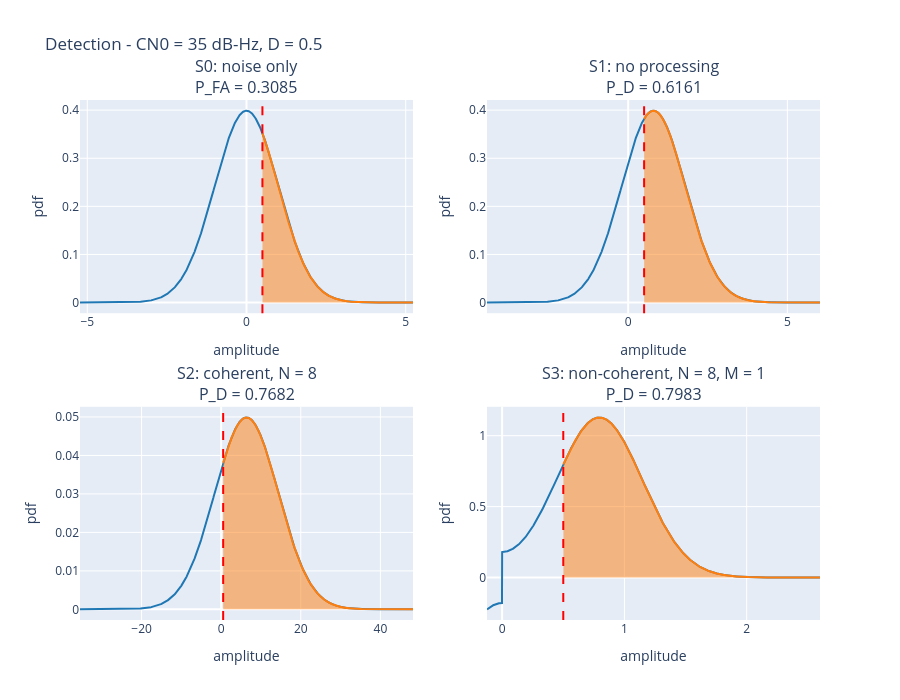

The notebook cell this image was saved under:
### Markdown cell above
## Probability of detection and false alarm


Now that we've discussed how SNR can be raised by integrating both coherently and non-coherently lets discuss what this means if we are trying to do detection.

We'll define the following terms

**Detection:** Accurately indicating that a signal is present in the environemnt 
**False Alarm:** Incorrectly indicating that a signal is present in the environment when there is only noise 

Lets design a very simple detection algorithm based on signal strength $S$ and detection threshold $D$

$$
\begin{cases}
\text{Detection}, & S > D,\\
\text{No detection}, & S \le D.
\end{cases}
$$

This algorithm is simple but instructive. 


So lets now mathematically define **Probablility of detection** as the probaility that the signal exists and we detect it. We can do this by integrating the probability distribution of the signal itself over the interval $\left[ D, \infty\right]$


$$
P_D = \int_D^{\infty} f_S(s \mid \text{Present})\, ds
$$

Where $ f_S(s \mid \text{Present}  $ is the probability distribution of the measured environment when signal is present.

We will also introduce the equation for **Probability of False Alarm** as 

$$
P_{FA} = \int_0^D f_S( s \mid \text{Not-present})\, ds 
$$

So lets examine our four cases 

$S_0 = n_k$ - noise only 
$S_1 = a_k$ - signal plus noise no processing
$S_2 = b_j$ - signal plus noise plus coherent integration 
$S_3 = d_i$ - signal plus noise plus coherent and non coherent integration 

Below we will plot the probability distribution of all four cases for the values of CN0, N and M selected and show you how the distribution lays relative to the detection threshold of choice.

Below you can play with CN0, N, M and D. What you should be able to find is that coherent and non-coherent integration provide significant seperation of the probability distributions between $S_0$ and $S_2,S_3$. In a real device you want low $P_{FA}$ while maintaining high $P_D$

### Code cell
from plotly.subplots import make_subplots
from scipy import stats

# Three plots in a subplot, each comparing noise only (S0) against signal present,
# with S0 put through the same processing as the signal
# no processing:   n ~ N(0, 1)                        vs  a ~ N(A, 1)
# coherent:        sum of N n's ~ N(0, N)             vs  b ~ N(NA, N)
# non-coherent:    d with no signal ~ N * chi2( M )   vs  d ~ N * noncentral chi2( M dof, nc = M*N*A^2 )
# each plot has its own threshold, D1 D2 D3, in noise standard deviations above that plot's noise mean
def plotDetection( CN0, N, M, D1, D2, D3 ):
    A = np.sqrt( 2 * 10**( CN0 / 10 ) / Fs )

    cases = [
        ( "S0 vs S1: no processing", stats.norm( 0, 1 ), stats.norm( A, 1 ), D1 ),
        ( f"S0 vs S2: coherent, N = {N}", stats.norm( 0, np.sqrt( N ) ), stats.norm( N*A, np.sqrt( N ) ), D2 ),
        # b_j / sqrt(N) ~ N(sqrt(N)A, 1), so d / N = sum of M of those squared ~ ncx2( M, M*N*A^2 )
        ( f"S0 vs S3: non-coherent, N = {N}, M = {M}", stats.chi2( df=M, scale=N ), stats.ncx2( df=M, nc=M*N*A**2, scale=N ), D3 ),
    ]

    titles = []
    plots = []
    for name, noise, present, D in cases:
        threshold = noise.mean() + D * noise.std()
        PFA = noise.sf( threshold )
        PD = present.sf( threshold )
        # cover both distributions and make sure the threshold is always in view
        lo = min( noise.ppf( 1e-6 ), present.ppf( 1e-6 ), threshold )
        hi = max( noise.ppf( 1 - 1e-6 ), present.ppf( 1 - 1e-6 ), threshold )
        pad = 0.05 * ( hi - lo )
        x = np.linspace( lo - pad, hi + pad, 2001 )
        titles.append( f"{name}, D = {D:g} noise std<br>P_D = {PD:.4f}, P_FA = {PFA:.4f}" )
        plots.append( ( x, noise.pdf( x ), present.pdf( x ), threshold ) )

    fig = make_subplots( rows=3, cols=1, subplot_titles=titles, vertical_spacing=0.12 )
    for i, ( x, yNoise, yPresent, threshold ) in enumerate( plots ):
        row = i + 1
        first = i == 0                  # only put each trace in the legend once
        above = x >= threshold
        fig.add_trace( go.Scatter( x=x, y=yNoise, mode="lines", line=dict( color="#d62728" ), name="noise only", legendgroup="noise", showlegend=first ), row=row, col=1 )
        fig.add_trace( go.Scatter( x=x, y=yPresent, mode="lines", line=dict( color="#1f77b4" ), name="signal present", legendgroup="present", showlegend=first ), row=row, col=1 )
        # shade the area above the threshold - these are the integrals that give P_FA and P_D
        fig.add_trace( go.Scatter( x=x[above], y=yNoise[above], mode="lines", fill="tozeroy", line=dict( color="#d62728" ), name="P_FA", legendgroup="PFA", showlegend=first ), row=row, col=1 )
        fig.add_trace( go.Scatter( x=x[above], y=yPresent[above], mode="lines", fill="tozeroy", line=dict( color="#1f77b4" ), name="P_D", legendgroup="PD", showlegend=first ), row=row, col=1 )
        fig.add_vline( x=threshold, line=dict( color="black", dash="dash" ), row=row, col=1 )
        fig.update_xaxes( title_text="amplitude", row=row, col=1 )
        fig.update_yaxes( title_text="pdf", row=row, col=1 )
    fig.update_layout( title=f"Detection - CN0 = {CN0:g} dB-Hz", height=1000 )
    return fig

# detection threshold per plot - noise standard deviations above the noise mean
D1 = widgets.FloatSlider( value=2, min=0, max=5, step=0.1, description="D1 (S1)", continuous_update=False )
D2 = widgets.FloatSlider( value=2, min=0, max=5, step=0.1, description="D2 (S2)", continuous_update=False )
D3 = widgets.FloatSlider( value=2, min=0, max=5, step=0.1, description="D3 (S3)", continuous_update=False )

# one plot, redrawn in place when any slider moves
display( D1, D2, D3 )
detectionPlot = display( plotDetection( CN0.value, N.value, M.value, D1.value, D2.value, D3.value )._repr_mimebundle_(), raw=True, display_id=True )
redrawDetection = lambda change: detectionPlot.update( plotDetection( CN0.value, N.value, M.value, D1.value, D2.value, D3.value )._repr_mimebundle_(), raw=True )
D1.observe( redrawDetection, names="value" )
D2.observe( redrawDetection, names="value" )
D3.observe( redrawDetection, names="value" )
M.observe( redrawDetection, names="value" )
N.observe( redrawDetection, names="value" )
CN0.observe( redrawDetection, names="value" )

### Figure 1 — Plotly figure (JSON) as saved in the notebook; plotly's stock layout.template omitted (floating-point values rounded to 4 significant figures; data arrays with more than 128 entries replaced by an {"elided": "..."} marker saying what was removed)
{"data": [{"line": {"color": "#1f77b4"}, "mode": "lines", "showlegend": false, "type": "scatter", "x": {"elided": "2001 float values"}, "xaxis": "x", "y": {"elided": "2001 float values"}, "yaxis": "y"}, {"fill": "tozeroy", "line": {"color": "#ff7f0e"}, "mode": "lines", "showlegend": false, "type": "scatter", "x": {"elided": "905 float values"}, "xaxis": "x", "y": {"elided": "905 float values"}, "yaxis": "y"}, {"line": {"color": "#1f77b4"}, "mode": "lines", "showlegend": false, "type": "scatter", "x": {"elided": "2001 float values"}, "xaxis": "x2", "y": {"elided": "2001 float values"}, "yaxis": "y2"}, {"fill": "tozeroy", "line": {"color": "#ff7f0e"}, "mode": "lines", "showlegend": false, "type": "scatter", "x": {"elided": "1057 float values"}, "xaxis": "x2", "y": {"elided": "1057 float values"}, "yaxis": "y2"}, {"line": {"color": "#1f77b4"}, "mode": "lines", "showlegend": false, "type": "scatter", "x": {"elided": "2001 float values"}, "xaxis": "x3", "y": {"elided": "2001 float values"}, "yaxis": "y3"}, {"fill": "tozeroy", "line": {"color": "#ff7f0e"}, "mode": "lines", "showlegend": false, "type": "scatter", "x": {"elided": "1141 float values"}, "xaxis": "x3", "y": {"elided": "1141 float values"}, "yaxis": "y3"}, {"line": {"color": "#1f77b4"}, "mode": "lines", "showlegend": false, "type": "scatter", "x": {"elided": "2001 float values"}, "xaxis": "x4", "y": {"elided": "2001 float values"}, "yaxis": "y4"}, {"fill": "tozeroy", "line": {"color": "#ff7f0e"}, "mode": "lines", "showlegend": false, "type": "scatter", "x": {"elided": "1542 float values"}, "xaxis": "x4", "y": {"elided": "1542 float values"}, "yaxis": "y4"}], "layout": {"annotations": [{"font": {"size": 16}, "showarrow": false, "text": "S0: noise only<br>P_FA = 0.3085", "x": 0.225, "xanchor": "center", "xref": "paper", "y": 1, "yanchor": "bottom", "yref": "paper"}, {"font": {"size": 16}, "showarrow": false, "text": "S1: no processing<br>P_D = 0.6161", "x": 0.775, "xanchor": "center", "xref": "paper", "y": 1, "yanchor": "bottom", "yref": "paper"}, {"font": {"size": 16}, "showarrow": false, "text": "S2: coherent, N = 8<br>P_D = 0.7682", "x": 0.225, "xanchor": "center", "xref": "paper", "y": 0.41, "yanchor": "bottom", "yref": "paper"}, {"font": {"size": 16}, "showarrow": false, "text": "S3: non-coherent, N = 8, M = 1<br>P_D = 0.7983", "x": 0.775, "xanchor": "center", "xref": "paper", "y": 0.41, "yanchor": "bottom", "yref": "paper"}], "height": 700, "shapes": [{"line": {"color": "red", "dash": "dash"}, "type": "line", "x0": 0.5, "x1": 0.5, "xref": "x", "y0": 0, "y1": 1, "yref": "y domain"}, {"line": {"color": "red", "dash": "dash"}, "type": "line", "x0": 0.5, "x1": 0.5, "xref": "x2", "y0": 0, "y1": 1, "yref": "y2 domain"}, {"line": {"color": "red", "dash": "dash"}, "type": "line", "x0": 0.5, "x1": 0.5, "xref": "x3", "y0": 0, "y1": 1, "yref": "y3 domain"}, {"line": {"color": "red", "dash": "dash"}, "type": "line", "x0": 0.5, "x1": 0.5, "xref": "x4", "y0": 0, "y1": 1, "yref": "y4 domain"}], "title": {"text": "Detection - CN0 = 35 dB-Hz, D = 0.5"}, "xaxis": {"anchor": "y", "domain": [0, 0.45], "title": {"text": "amplitude"}}, "xaxis2": {"anchor": "y2", "domain": [0.55, 1], "title": {"text": "amplitude"}}, "xaxis3": {"anchor": "y3", "domain": [0, 0.45], "title": {"text": "amplitude"}}, "xaxis4": {"anchor": "y4", "domain": [0.55, 1], "title": {"text": "amplitude"}}, "yaxis": {"anchor": "x", "domain": [0.59, 1], "title": {"text": "pdf"}}, "yaxis2": {"anchor": "x2", "domain": [0.59, 1], "title": {"text": "pdf"}}, "yaxis3": {"anchor": "x3", "domain": [0, 0.41], "title": {"text": "pdf"}}, "yaxis4": {"anchor": "x4", "domain": [0, 0.41], "title": {"text": "pdf"}}}}
